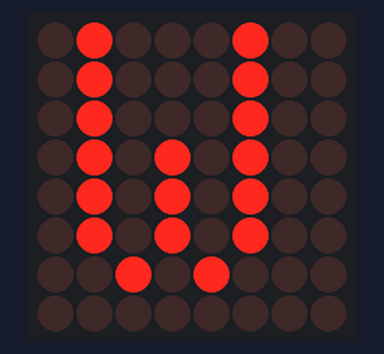
A sketch run on a simulated Arduino Uno, built with avr-gcc and run on an emulated ATmega328P. Parts: 8×8 LED matrix.

Above: at 0.66 s.
At 1.28 s:
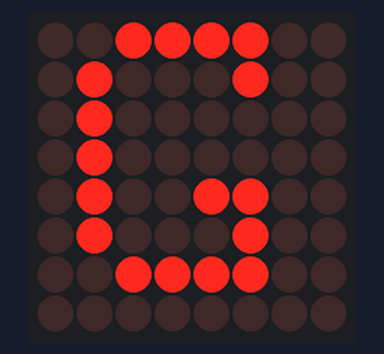
At 2.1 s:
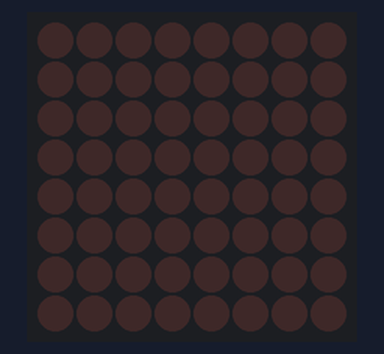

Measured:
- by itself, everything shown: repeats every 2.6 s, in 6 steps
- what the display in image 2 shows lasts 1.0 s, from 2.1 s to 3.1 s

The sketch:

8x8_LED_Matrix_MAX7219.ino
```cpp
#include "LedControlMS.h"   // library is available here https://github.com/shaai/Arduino_LED_matrix_sketch

#define NBR_MTX 1

LedControl lc=LedControl(12,11, 10, NBR_MTX);

//5v, GND, 10 - CS, 11 - CLK, 12 - DIN

void setup(){
  for (int i=0; i< NBR_MTX; i++)
  {
    lc.shutdown(i,false);
    lc.setIntensity(i,8);
    lc.clearDisplay(i);
    delay(500);
  }
}

void loop(){
     lc.writeString(0,"WAGLE");     //send characters to display
     lc.clearAll();                           //clear the display
     delay(1000);
}
```
